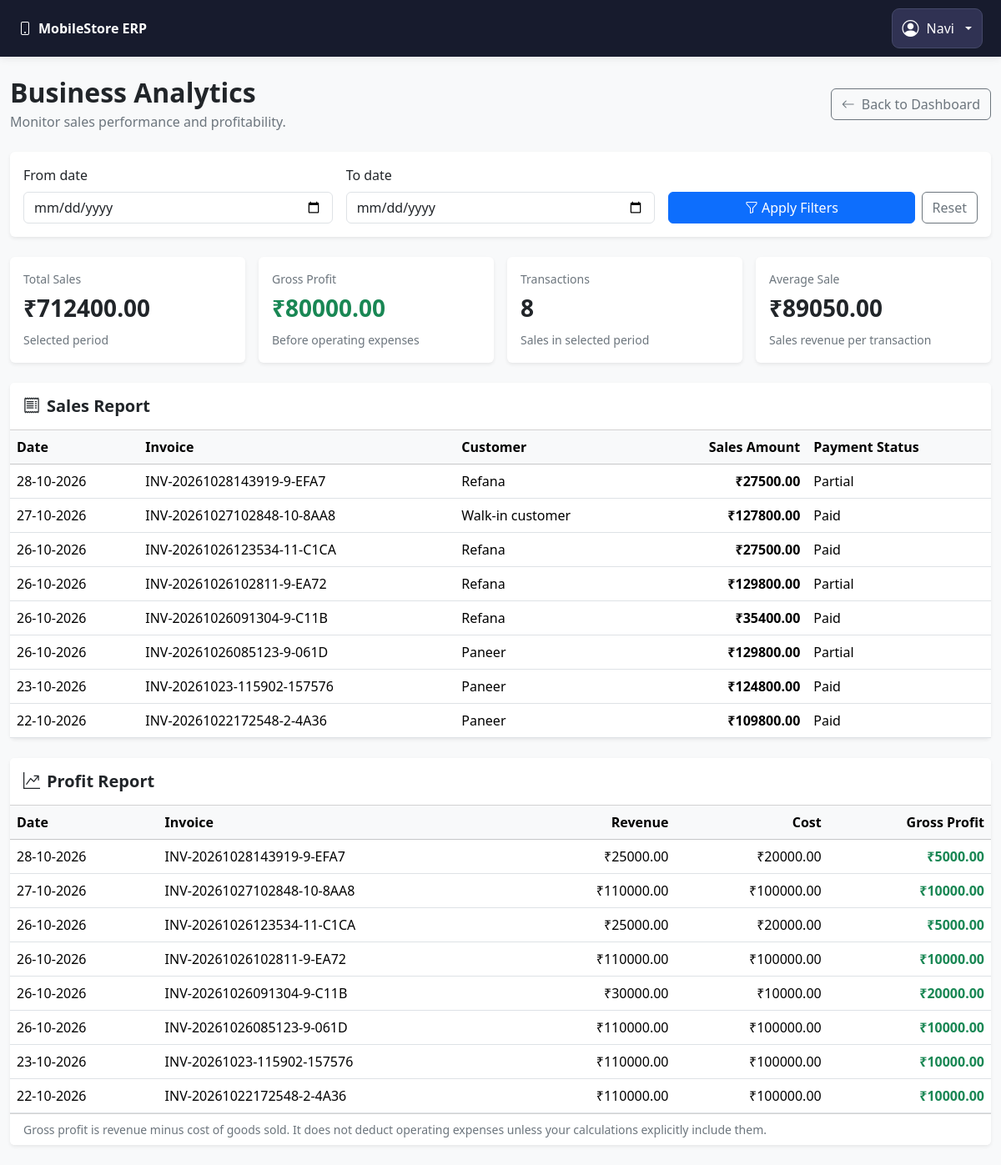
/analytics (signed in), run on the app's committed database.
### models.py (models this page shows, shortened)
class TimestampMixin:
    created_at = db.Column(db.DateTime(timezone=True), default=utc_now, nullable=False)
    updated_at = db.Column(
        db.DateTime(timezone=True), default=utc_now, onupdate=utc_now, nullable=False
    )

class User(UserMixin, TimestampMixin, db.Model):
    __tablename__ = "users"
    id = db.Column(db.Integer, primary_key=True)
    username = db.Column(db.String(80), unique=True, nullable=False, index=True)
    full_name = db.Column(db.String(150), nullable=False)
    password_hash = db.Column(db.String(255), nullable=False)
    role = db.Column(db.String(20), nullable=False, default="cashier")
    is_active = db.Column(db.Boolean, default=True, nullable=False)

class Sale(TimestampMixin, db.Model):
    __tablename__ = "sales"
    id = db.Column(db.Integer, primary_key=True)
    invoice_number = db.Column(
        db.String(80), unique=True, nullable=False
    )
    customer_id = db.Column(
        db.Integer, db.ForeignKey("customers.id"), nullable=True
    )
    user_id = db.Column(
        db.Integer, db.ForeignKey("users.id"), nullable=False
    )
    sale_date = db.Column(
        db.DateTime(timezone=True), default=utc_now, nullable=False
    )
    subtotal = db.Column(db.Float, default=0, nullable=False)
    tax_amount = db.Column(db.Float, default=0, nullable=False)
    discount_amount = db.Column(db.Float, default=0, nullable=False)
    total_amount = db.Column(db.Float, default=0, nullable=False)
    status = db.Column(
        db.String(30), default="completed", nullable=False
    )
    customer = db.relationship("Customer")
    user = db.relationship("User")
    payments = db.relationship(
        "Payment",
        back_populates="sale",
        foreign_keys="Payment.sale_id",
    )

class Customer(TimestampMixin, db.Model):
    __tablename__ = "customers"
    id = db.Column(db.Integer, primary_key=True)
    customer_code = db.Column(
        db.String(20),
        unique=True,
        nullable=True,
        index=True
    )
    name = db.Column(db.String(150), nullable=False, index=True)
    phone = db.Column(db.String(20), index=True)
    email = db.Column(db.String(150))
    address = db.Column(db.Text)
    gst_number = db.Column(db.String(30))

### app.py (the view, shortened to what this page needs)
    @app.route("/analytics")
    @login_required
    @roles_required("admin")
    def analytics_page():
        start_date = request.args.get("start_date", "").strip()
        end_date = request.args.get("end_date", "").strip()
        sales_query = Sale.query
        sales_records = sales_query.order_by(
            Sale.sale_date.desc()
        ).all()
        transaction_count = len(sales_records)
        total_sales = sum(
            float(sale.total_amount or 0)
            for sale in sales_records
        )
        average_sale = (
            total_sales / transaction_count
            if transaction_count else 0
        )
        sales_rows = []
        profit_rows = []
        total_profit = 0
        for sale in sales_records:
            revenue = 0
            cost = 0
            items = SaleItem.query.filter_by(
                sale_id=sale.id
            ).all()
            for item in items:
                quantity = float(item.quantity or 0)
                unit_price = float(item.unit_price or 0)
                revenue += quantity * unit_price
                product = getattr(item, "product", None)
                if product:
                    cost_price = float(
                        getattr(product, "cost_price", 0) or 0
                    )
                    cost += quantity * cost_price
            profit = revenue - cost
            total_profit += profit
            paid_amount = db.session.query(
                func.coalesce(func.sum(Payment.amount), 0)
            ).filter(
                Payment.sale_id == sale.id,
                Payment.status == "completed"
            ).scalar()
            paid_amount = float(paid_amount or 0)
            sale_amount = float(sale.total_amount or 0)
            if paid_amount >= sale_amount and sale_amount > 0:
                payment_status = "Paid"
            elif paid_amount > 0:
                payment_status = "Partial"
            else:
                payment_status = "Unpaid"
            invoice_no = (
                getattr(sale, "invoice_number", None)
                or sale.id
            )
            sales_rows.append({
                "id": sale.id,
                "date": sale.sale_date,
                "invoice_no": invoice_no,
                "customer": getattr(sale, "customer", None),
                "total_amount": sale_amount,
                "payment_status": payment_status,
            })
            profit_rows.append({
                "id": sale.id,
                "date": sale.sale_date,
                "invoice_no": invoice_no,
                "revenue": revenue,
                "cost": cost,
                "profit": profit,
            })
        return render_template(
            "admin/analytics.html",
            total_sales=total_sales,
            total_profit=total_profit,
            transaction_count=transaction_count,
            average_sale=average_sale,
            sales_rows=sales_rows,
            profit_rows=profit_rows,
            start_date=start_date,
            end_date=end_date,
            total_customers=Customer.query.count(),
            total_products=Product.query.count(),
            total_users=User.query.count(),
        )

### templates/Admin/Analytics.html (shortened to what this page needs)
{% extends "base.html" %}
{% block content %}
<div class="container-fluid py-4">
    <div class="d-flex flex-wrap justify-content-between align-items-center gap-3 mb-4">
        <div>
            <h2 class="fw-bold mb-1">Business Analytics</h2>
            <p class="text-secondary mb-0">
                Monitor sales performance and profitability.
            </p>
        </div>
        <a href="{{ url_for('dashboard_page') }}" class="btn btn-outline-secondary">
            <i class="bi bi-arrow-left me-2"></i>Back to Dashboard
        </a>
    </div>
    <div class="card border-0 shadow-sm mb-4">
        <div class="card-body">
            <form method="GET" action="{{ url_for('analytics_page') }}"
                  class="row g-3 align-items-end">
                <div class="col-12 col-md-4">
                    <label for="start_date" class="form-label">From date</label>
                    <input type="date" id="start_date" name="start_date"
                           class="form-control"
                           value="{{ start_date|default('') }}">
                </div>
                <div class="col-12 col-md-4">
                    <label for="end_date" class="form-label">To date</label>
                    <input type="date" id="end_date" name="end_date"
                           class="form-control"
                           value="{{ end_date|default('') }}">
                </div>
                <div class="col-12 col-md-4 d-flex gap-2">
                    <button type="submit" class="btn btn-primary flex-grow-1">
                        <i class="bi bi-funnel me-1"></i>Apply Filters
                    </button>
                    <a href="{{ url_for('analytics_page') }}"
                       class="btn btn-outline-secondary">Reset</a>
                </div>
            </form>
        </div>
    </div>
    <div class="row g-3 mb-4">
        <div class="col-12 col-sm-6 col-xl-3">
            <div class="card border-0 shadow-sm h-100">
                <div class="card-body">
                    <div class="text-secondary small">Total Sales</div>
                    <h3 class="fw-bold mt-2">
                        ₹{{ '%.2f'|format(total_sales|default(0)|float) }}
                    </h3>
                    <span class="text-secondary small">Selected period</span>
                </div>
            </div>
        </div>
        <div class="col-12 col-sm-6 col-xl-3">
            <div class="card border-0 shadow-sm h-100">
                <div class="card-body">
                    <div class="text-secondary small">Gross Profit</div>
                    <h3 class="fw-bold text-success mt-2">
                        ₹{{ '%.2f'|format(total_profit|default(0)|float) }}
                    </h3>
                    <span class="text-secondary small">Before operating expenses</span>
                </div>
            </div>
        </div>
        <div class="col-12 col-sm-6 col-xl-3">
            <div class="card border-0 shadow-sm h-100">
                <div class="card-body">
                    <div class="text-secondary small">Transactions</div>
                    <h3 class="fw-bold mt-2">{{ transaction_count|default(0) }}</h3>
                    <span class="text-secondary small">Sales in selected period</span>
                </div>
            </div>
        </div>
        <div class="col-12 col-sm-6 col-xl-3">
            <div class="card border-0 shadow-sm h-100">
                <div class="card-body">
                    <div class="text-secondary small">Average Sale</div>
                    <h3 class="fw-bold mt-2">
                        ₹{{ '%.2f'|format(average_sale|default(0)|float) }}
                    </h3>
                    <span class="text-secondary small">Sales revenue per transaction</span>
                </div>
            </div>
        </div>
    </div>
    <div class="row g-4">
        <div class="col-12">
            <div class="card border-0 shadow-sm">
                <div class="card-header bg-white py-3">
                    <h5 class="fw-bold mb-0">
                        <i class="bi bi-receipt me-2"></i>Sales Report
                    </h5>
                </div>
                <div class="table-responsive">
                    <table class="table table-hover align-middle mb-0">
                        <thead class="table-light">
                            <tr>
                                <th>Date</th>
                                <th>Invoice</th>
                                <th>Customer</th>
                                <th class="text-end">Sales Amount</th>
                                <th>Payment Status</th>
                            </tr>
                        </thead>
                        <tbody>
                            {% for sale in sales_rows %}
                            <tr>
                                <td>{{ sale.date.strftime('%d-%m-%Y') if sale.date else '—' }}</td>
                                <td>{{ sale.invoice_no|default(sale.id, true) }}</td>
                                <td>{{ sale.customer.name if sale.customer else 'Walk-in customer' }}</td>
                                <td class="text-end fw-semibold">
                                    ₹{{ '%.2f'|format(sale.total_amount|default(0)|float) }}
                                </td>
                                <td>{{ sale.payment_status|default('Unknown')|title }}</td>
                            </tr>
                            {% else %}
                            <tr>
                                <td colspan="5" class="text-center text-secondary py-4">
                                    No sales found for this period.
                                </td>
                            </tr>
                            {% endfor %}
                        </tbody>
                    </table>
                </div>
            </div>
        </div>
        <div class="col-12">
            <div class="card border-0 shadow-sm">
                <div class="card-header bg-white py-3">
                    <h5 class="fw-bold mb-0">
                        <i class="bi bi-graph-up-arrow me-2"></i>Profit Report
                    </h5>
                </div>
                <div class="table-responsive">
                    <table class="table table-hover align-middle mb-0">
                        <thead class="table-light">
                            <tr>
                                <th>Date</th>
                                <th>Invoice</th>
                                <th class="text-end">Revenue</th>
                                <th class="text-end">Cost</th>
                                <th class="text-end">Gross Profit</th>
                            </tr>
                        </thead>
                        <tbody>
                            {% for row in profit_rows %}
                            <tr>
                                <td>{{ row.date.strftime('%d-%m-%Y') if row.date else '—' }}</td>
                                <td>{{ row.invoice_no|default(row.id, true) }}</td>
                                <td class="text-end">
                                    ₹{{ '%.2f'|format(row.revenue|default(0)|float) }}
                                </td>
                                <td class="text-end">
                                    ₹{{ '%.2f'|format(row.cost|default(0)|float) }}
                                </td>
                                <td class="text-end fw-semibold
                                    {% if row.profit|default(0)|float < 0 %}
                                        text-danger
                                    {% else %}
                                        text-success
                                    {% endif %}">
                                    ₹{{ '%.2f'|format(row.profit|default(0)|float) }}
                                </td>
                            </tr>
                            {% else %}
                            <tr>
                                <td colspan="5" class="text-center text-secondary py-4">
                                    No profit data available for this period.
                                </td>
                            </tr>
                            {% endfor %}
                        </tbody>
                    </table>
                </div>
                <div class="card-footer bg-white text-secondary small">
                    Gross profit is revenue minus cost of goods sold. It does not deduct
                    operating expenses unless your calculations explicitly include them.
                </div>
            </div>
        </div>
    </div>
</div>
{% endblock %}

### templates/base.html (shortened to what this page needs)
<!DOCTYPE html>
<html lang="en">
<head>
    <link
        href="https://cdn.jsdelivr.net/npm/bootstrap@5.3.3/dist/css/bootstrap.min.css"
        rel="stylesheet">
    <link
        href="https://cdn.jsdelivr.net/npm/bootstrap-icons@1.11.3/font/bootstrap-icons.min.css"
        rel="stylesheet">
</head>
<body class="bg-light">
    {% if current_user.is_authenticated %}
    <nav class="navbar app-navbar">
        <div class="container-fluid px-0">
            <a class="app-brand" href="{{ url_for('dashboard_page') }}">
                <i class="bi bi-phone me-2"></i>MobileStore ERP
            </a>
            <div class="dropdown">
                <button
                    class="btn account-button dropdown-toggle"
                    type="button"
                    id="accountDropdown"
                    data-bs-toggle="dropdown"
                    aria-expanded="false">
                    <i class="bi bi-person-circle fs-5"></i>
                    <span class="account-name">
                        {{ current_user.full_name or current_user.username }}
                    </span>
                </button>
            </div>
        </div>
    </nav>
    {% endif %}
    {% block content %}{% endblock %}
</body>
</html>

### templates/base.html (style rules this page uses)
.app-navbar { background: #171b2d; padding: 10px 22px; box-shadow: 0 2px 10px rgba(0, 0, 0, .08); }
.app-brand { color: #fff; font-weight: 750; text-decoration: none; }
.account-button { display: inline-flex; align-items: center; gap: 9px; padding: 8px 12px; color: #fff; background: #303253; border: 1px solid #454969; border-radius: 9px; }

### data on the page
User: full_name "Navi"
Sale: date "28-10-2026", invoice_no "INV-20261028143919-9-EFA7", customer "Refana", total_amount "27500.00", payment_status "Partial", revenue "25000.00", cost "20000.00", profit "5000.00"
Sale: date "27-10-2026", invoice_no "INV-20261027102848-10-8AA8", customer "Walk-in customer", total_amount "127800.00", payment_status "Paid", revenue "110000.00", cost "100000.00", profit "10000.00"
Sale: date "26-10-2026", invoice_no "INV-20261026123534-11-C1CA", customer "Refana", total_amount "27500.00", payment_status "Paid", revenue "25000.00", cost "20000.00", profit "5000.00"
Sale: date "26-10-2026", invoice_no "INV-20261026102811-9-EA72", customer "Refana", total_amount "129800.00", payment_status "Partial", revenue "110000.00", cost "100000.00", profit "10000.00"
Sale: date "26-10-2026", invoice_no "INV-20261026091304-9-C11B", customer "Refana", total_amount "35400.00", payment_status "Paid", revenue "30000.00", cost "10000.00", profit "20000.00"
Sale: date "26-10-2026", invoice_no "INV-20261026085123-9-061D", customer "Paneer", total_amount "129800.00", payment_status "Partial", revenue "110000.00", cost "100000.00", profit "10000.00"
Sale: date "23-10-2026", invoice_no "INV-20261023-115902-157576", customer "Paneer", total_amount "124800.00", payment_status "Paid", revenue "110000.00", cost "100000.00", profit "10000.00"
Sale: date "22-10-2026", invoice_no "INV-20261022172548-2-4A36", customer "Paneer", total_amount "109800.00", payment_status "Paid", revenue "110000.00", cost "100000.00", profit "10000.00"

### other printed values
{{ '%.2f'|format(total_sales|default(0)|float) }} "712400.00"
{{ '%.2f'|format(total_profit|default(0)|float) }} "80000.00"
{{ transaction_count|default(0) }} "8"
{{ '%.2f'|format(average_sale|default(0)|float) }} "89050.00"
